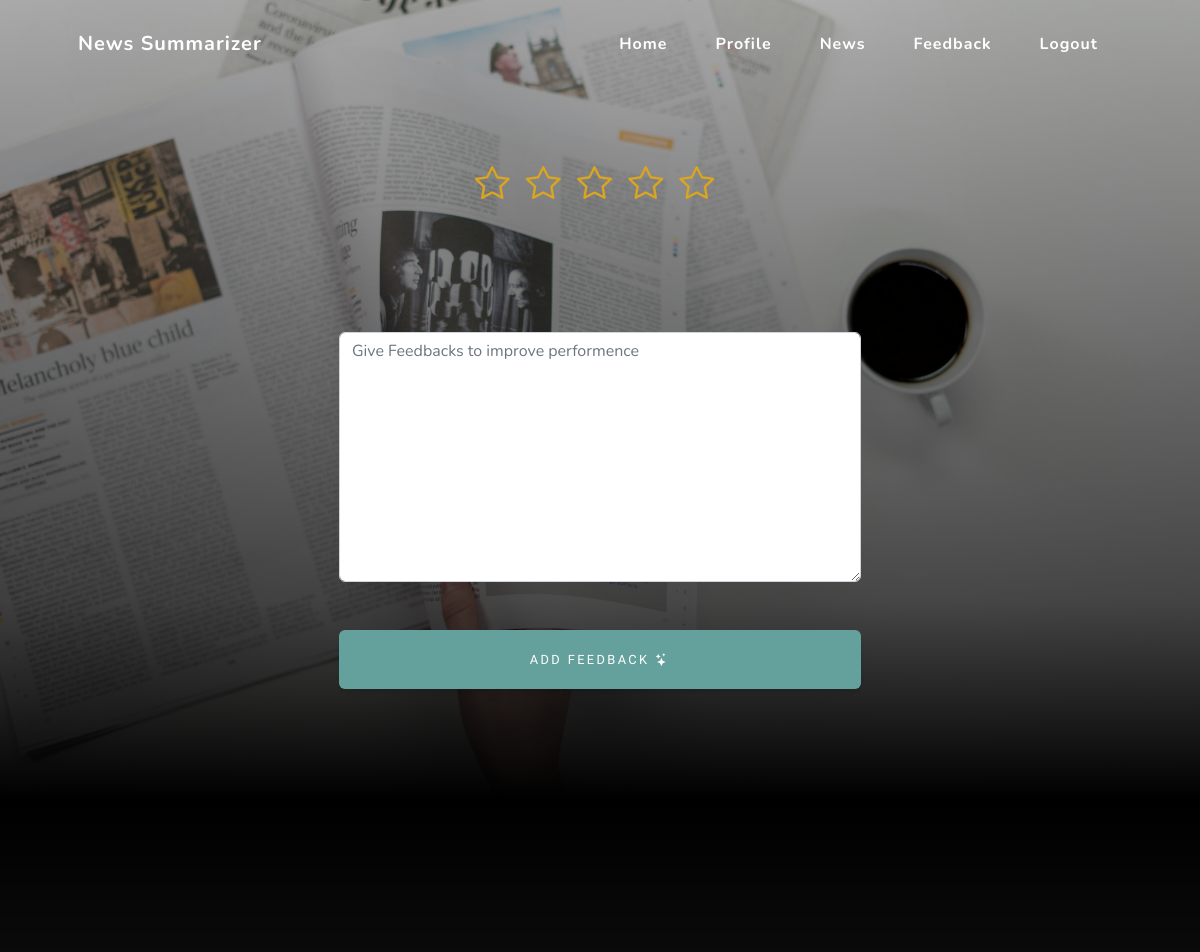
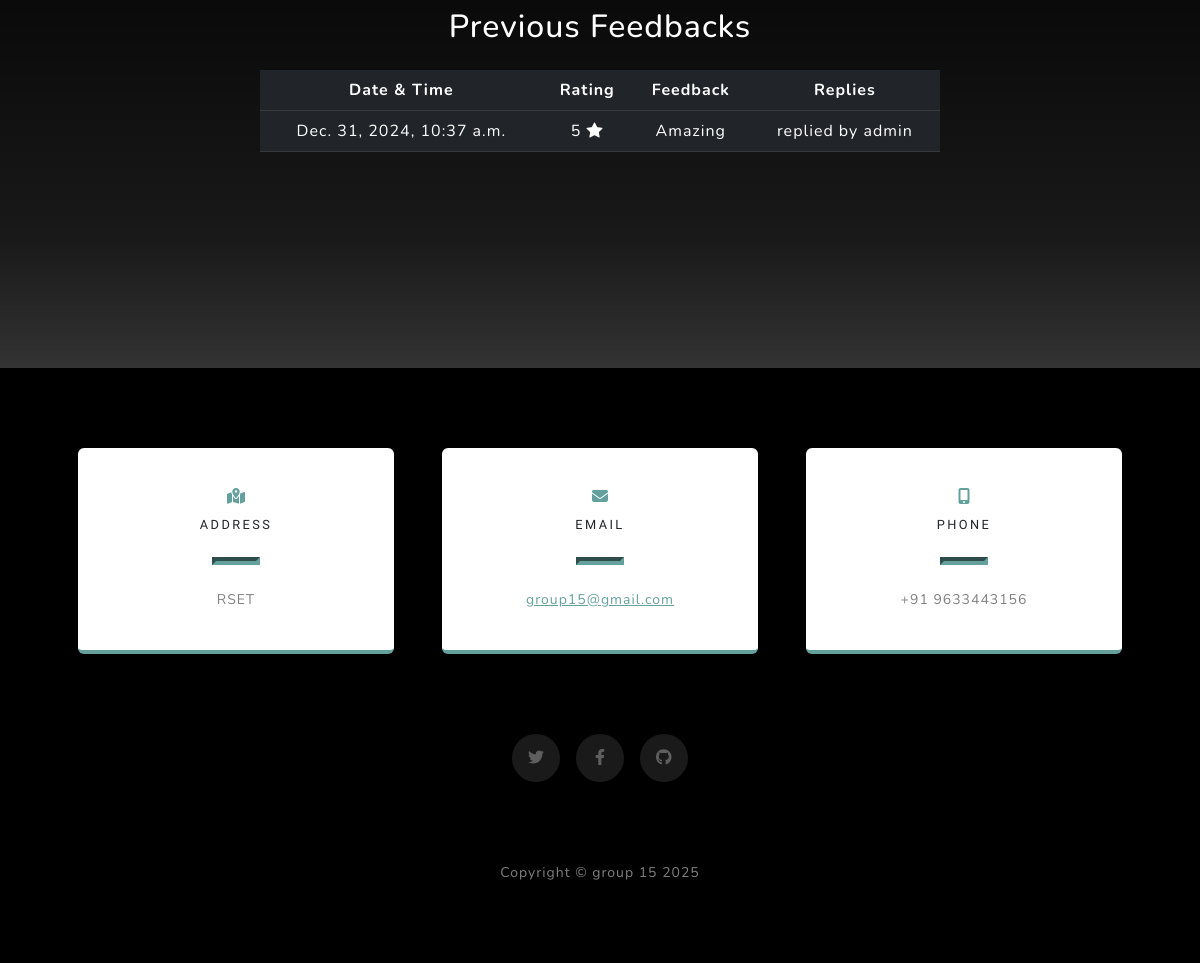
Screenshot of /user_feedback (signed in) with the database file from the repository (2 pictures, top to bottom).
### summary/models.py (models this page shows)
class Feedback(models.Model):
    user = models.ForeignKey(User,on_delete=models.CASCADE)
    rating = models.IntegerField()
    feedback = models.CharField(max_length=200)
    reply = models.CharField(max_length=200)
    date_time = models.DateTimeField(auto_now_add=True,null=True)

### summary/views.py (the view, shortened to what this page needs)
# urls.py: path('user_feedback', views.user_feedback),
def user_feedback(request):
    uid = request.session.get('uid')
    user = User.objects.get(loginid__id=request.session.get('uid'))
    msg = ""
    feeds = Feedback.objects.filter(user=user)
    return render(request, "userfeedback.html", {'msg': msg, 'feeds': feeds})

### templates/userfeedback.html (shortened to what this page needs)
{% extends 'userindex.html' %}
{% load static %}
{% block content %}
<link rel="stylesheet" href="https://cdnjs.cloudflare.com/ajax/libs/bootstrap-icons/1.5.0/font/bootstrap-icons.min.css">
<header class="masthead">
    <div class="container px-4 px-lg-5 d-flex h-100 align-items-center justify-content-center">
        <div class="justify-content-center w-50">
            <form method="post" enctype="multipart/form-data" >
                <div class="row mt-5">
                    <div class="col col-12 text-center">
                        <i class="bi bi-star" id="star_1" onclick="clickStar(1)" style="font-size: 35px;margin-right: 10px;color: goldenrod;"></i>
                        <i class="bi bi-star" id="star_2" onclick="clickStar(2)" style="font-size: 35px;margin-right: 10px;color: goldenrod;"></i>
                        <i class="bi bi-star" id="star_3" onclick="clickStar(3)" style="font-size: 35px;margin-right: 10px;color: goldenrod;"></i>
                        <i class="bi bi-star" id="star_4" onclick="clickStar(4)" style="font-size: 35px;margin-right: 10px;color: goldenrod;"></i>
                        <i class="bi bi-star" id="star_5" onclick="clickStar(5)" style="font-size: 35px;margin-right: 10px;color: goldenrod;"></i>
                    </div>
                    <div class="mt-5" style="height: 25px;">
                    </div>
                </div>
                <div class="row mt-5">
                    <div class="col col-12 "><textarea name="inputtext" style="height: 250px;" placeholder="Give Feedbacks to improve performence" class="form-control" required></textarea></div>
                </div>
                <div class="row mt-5">
                    <div class="col col-12">
                        <button class="btn btn-primary w-100" >Add Feedback <i class="bi bi-stars"></i></button>
                    </div>
                </div>
            </form>
        </div>
    </div>
</header>
<section class="about-section text-center" id="about">
    <div class="container px-4 px-lg-5">
        <div class="row gx-4 gx-lg-5 justify-content-center">
            <div class="col-lg-8" style="margin-bottom: 200px;">
                <h2 class="text-white mb-4">Previous Feedbacks</h2>
                <table class="table table-dark">
                    <tr>
                        <th>Date & Time</th>
                        <th>Rating</th>
                        <th>Feedback</th>
                        <th>Replies</th>
                    </tr>
                    {% for f in feeds %}
                    <tr>
                        <td>{{ f.date_time }}</td>
                        <td>{{ f.rating }} <i class="bi bi-star-fill"></i></td>
                        <td>{{ f.feedback }}</td>
                        <td>{{ f.reply }}</td>
                    </tr>
                    {% endfor %}
                </table>
            </div>
        </div>
    </div>
</section>
{% endblock %}

### rows the page displays
Feedback: date_time "Dec. 31, 2024, 10:37 a.m.", rating "5", feedback "Amazing", reply "replied by admin"
